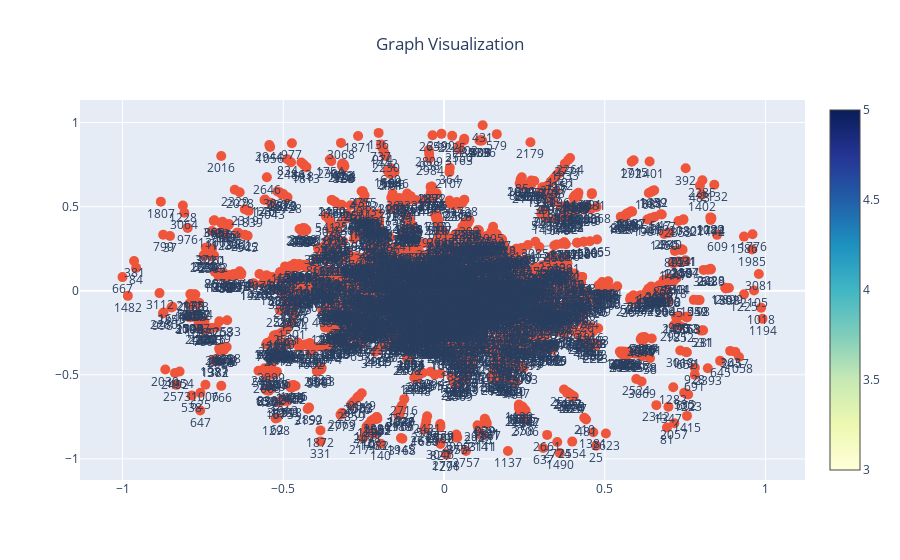

Here is the notebook cell this chart was saved with:
### Code cell
# Create the Plotly figure
fig = go.Figure(data=[edge_trace, node_trace])

# Customize the layout
fig.update_layout(
    showlegend=False,
    hovermode='closest',
    title="Graph Visualization",
    title_x=0.5,
)

# Display the Plotly figure
fig.show()

### Figure 1 — Plotly figure (JSON) as saved in the notebook; plotly's stock layout.template omitted (floating-point values rounded to 4 significant figures; data arrays with more than 128 entries replaced by an {"elided": "..."} marker saying what was removed)
{"data": [{"hoverinfo": "none", "line": {"color": "#888", "width": 0.5}, "mode": "lines", "type": "scatter", "x": {"elided": "18573 float values"}, "y": {"elided": "18573 float values"}}, {"marker": {"colorscale": [[0, "rgb(255,255,217)"], [0.125, "rgb(237,248,177)"], [0.25, "rgb(199,233,180)"], [0.375, "rgb(127,205,187)"], [0.5, "rgb(65,182,196)"], [0.625, "rgb(29,145,192)"], [0.75, "rgb(34,94,168)"], [0.875, "rgb(37,52,148)"], [1, "rgb(8,29,88)"]], "showscale": true, "size": 10}, "mode": "markers+text", "text": {"elided": "3183 str values"}, "textposition": "bottom center", "type": "scatter", "x": {"elided": "3183 float values"}, "y": {"elided": "3183 float values"}}], "layout": {"hovermode": "closest", "showlegend": false, "title": {"text": "Graph Visualization", "x": 0.5}}}
